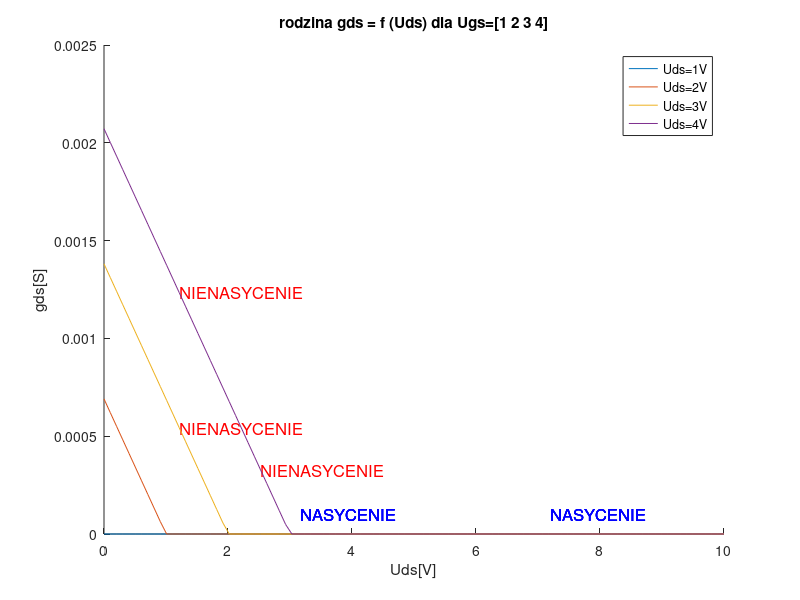

Write MATLAB code to recreate this figure.
clc
close all

Ugs=[1 2 3 4];

Uds=linspace(0,10);
B=0.5; %TODO znaleźć B
Ut=1;


tox=30e-9;
WL=10;
ruchliwosc=0.06;
% Cox=E0*Er/tox
% E0=8.854e-12F/m
% Er=3.9 for SiO2
Cox=(8.854e-12)*3.9/tox
B=Cox*ruchliwosc*WL


indeks1=0;
indeks2=0;
indeks3=0;

Wypadkowa=0;
figure
 for i=1:   length(Ugs)
    Id=B*(-Uds+Ugs(i)-Ut);
    for k=1:length(Uds)
      if(Ut>Ugs(i))
          Wypadkowa(k)=0;
          if (indeks1==0)
           text(Uds(k), Wypadkowa(k)+0.1e-3,"PODPROGOWY",'Color','black','FontSize',12);
           indeks1=1
          end
      elseif((Ugs(i)-Ut)>Uds(k))
        Wypadkowa(k)=Id(k);
        indeks2=mod(k,13)
          if (indeks2==0)
               text(Uds(k),Wypadkowa(k),"NIENASYCENIE",'Color','red','FontSize',12);         
          end
        
      else
          Wypadkowa(k)=0;
            indeks3=mod(k,40)
          if (indeks3==0)
                text(Uds(k),Wypadkowa(k)+0.1e-3,"NASYCENIE",'Color','blue','FontSize',12,'HorizontalAlignment','center');
              
          end
      end    
    end
  
  
%  Wypadkowa=min(Id,Idsat)
  hold on
   plot(Uds,Wypadkowa);
   hold on

  
 end
 
  legend("Uds=1V","Uds=2V","Uds=3V","Uds=4V")
 xlabel("Uds[V]")
 ylabel("gds[S]")
 title("rodzina gds = f (Uds) dla Ugs=[1 2 3 4]")
hold off